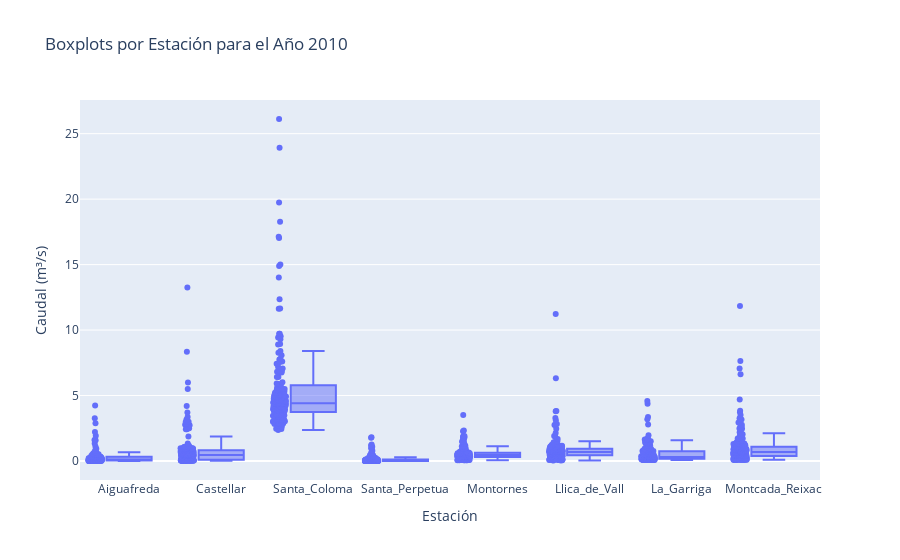

The code cell stored with this chart in its notebook:
### Code cell
# 2. Crear un subconjunto para el año 2010
datos_Year_2010 = TotalDat[TotalDat['Year'] == 2010]

# 3. Crear un gráfico de boxplots para cada estación en el año 2010 usando Plotly
fig = px.box(datos_Year_2010, x='Estacio', y='Valor', 
             title='Boxplots por Estación para el Año 2010',
             labels={'Estacio': 'Estación', 'Valor': 'Caudal (m³/s)'},
             points='all'  # Mostrar todos los puntos atípicos (outliers)
            )

# Mostrar la gráfica interactiva
fig.show()

### Figure 1 — Plotly figure (JSON) as saved in the notebook; plotly's stock layout.template omitted (floating-point values rounded to 4 significant figures; data arrays with more than 128 entries replaced by an {"elided": "..."} marker saying what was removed)
{"data": [{"alignmentgroup": "True", "boxpoints": "all", "hovertemplate": "Estación=%{x}<br>Caudal (m³/s)=%{y}<extra></extra>", "legendgroup": "", "marker": {"color": "#636efa"}, "name": "", "notched": false, "offsetgroup": "", "orientation": "v", "showlegend": false, "type": "box", "x": {"elided": "1562 str values"}, "x0": " ", "xaxis": "x", "y": {"elided": "1562 float values"}, "y0": " ", "yaxis": "y"}], "layout": {"boxmode": "group", "legend": {"tracegroupgap": 0}, "title": {"text": "Boxplots por Estación para el Año 2010"}, "xaxis": {"anchor": "y", "domain": [0, 1], "title": {"text": "Estación"}}, "yaxis": {"anchor": "x", "domain": [0, 1], "title": {"text": "Caudal (m³/s)"}}}}
